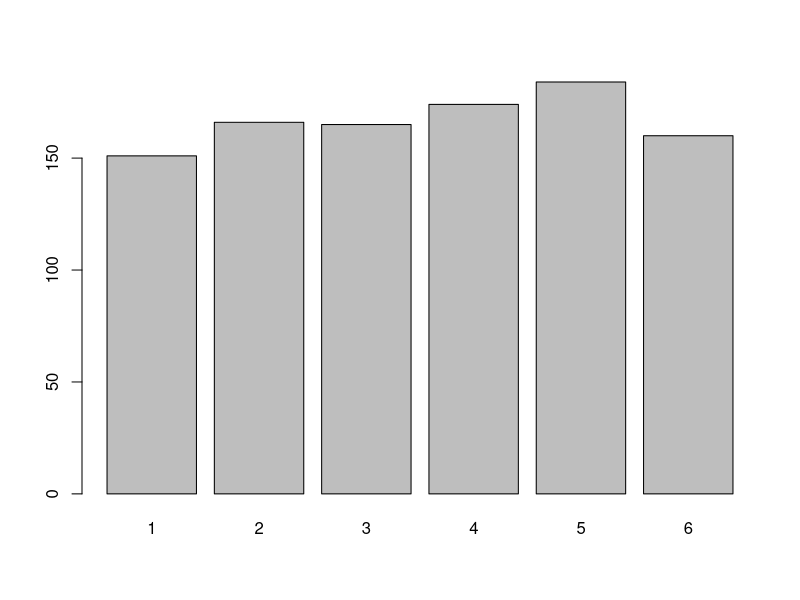
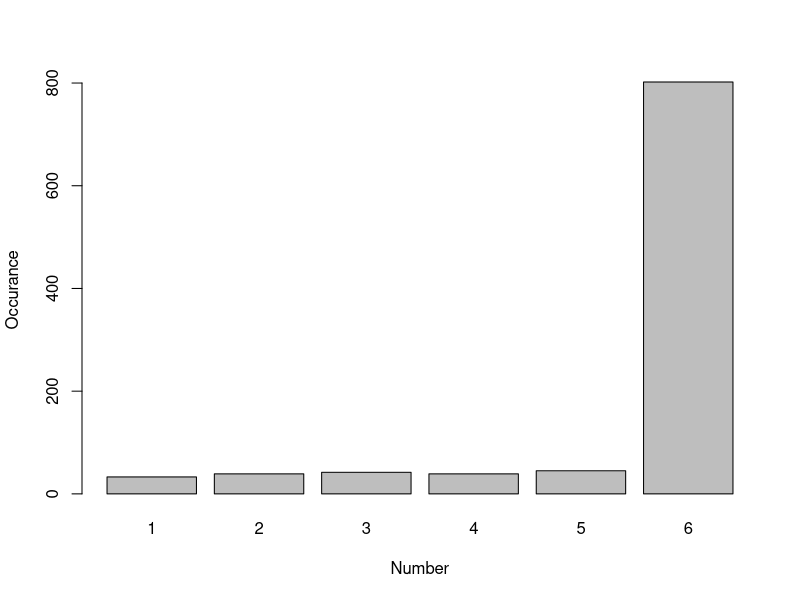
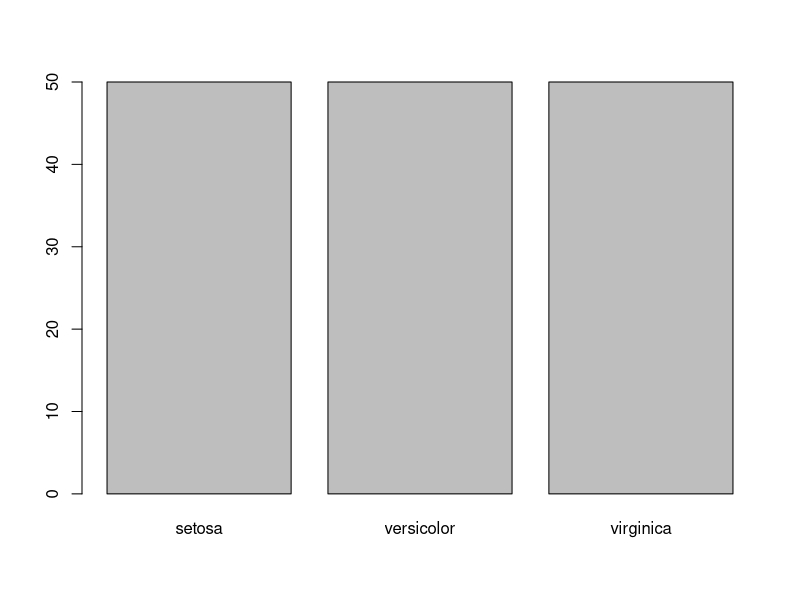
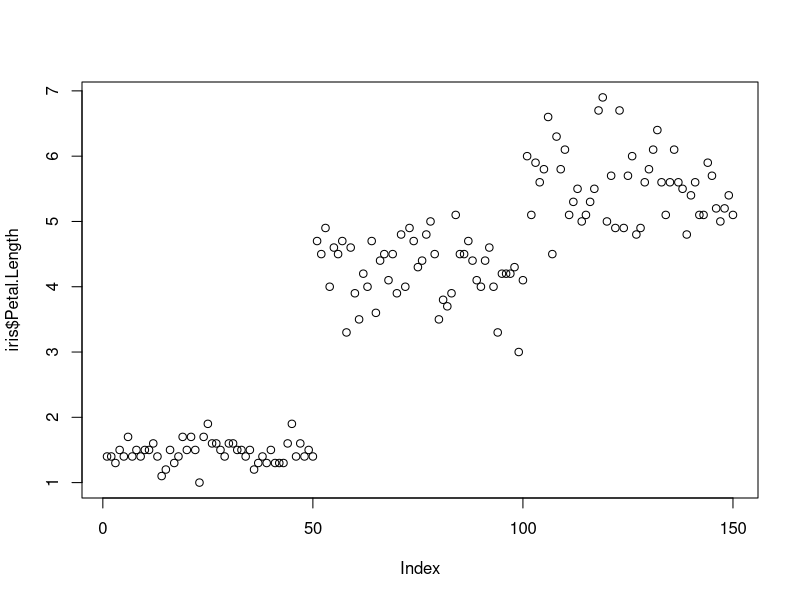
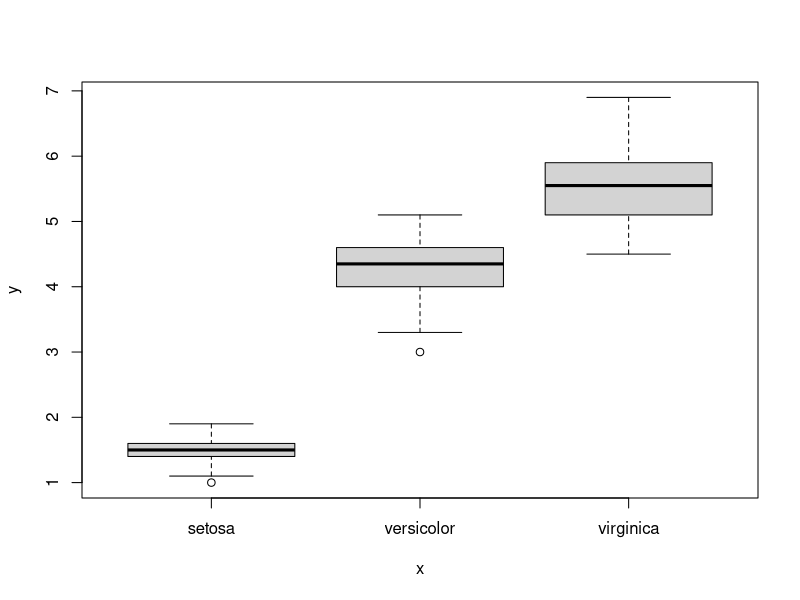
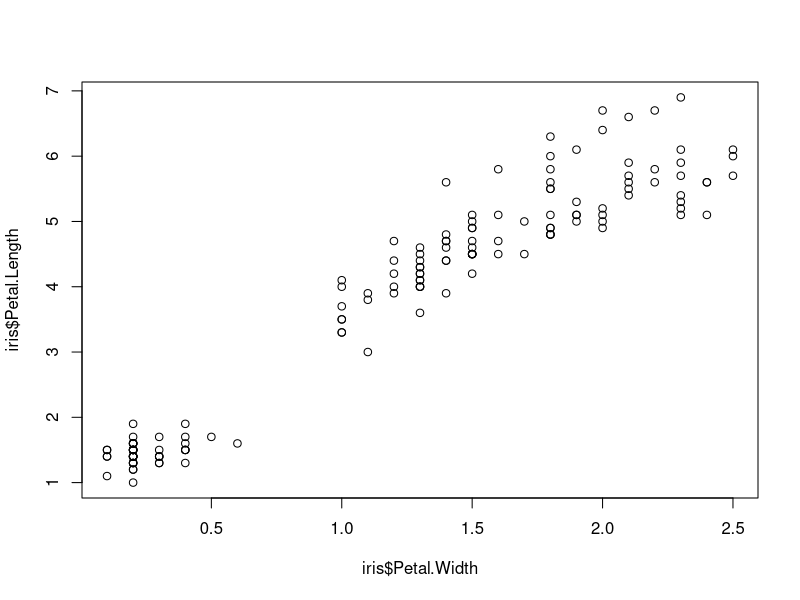
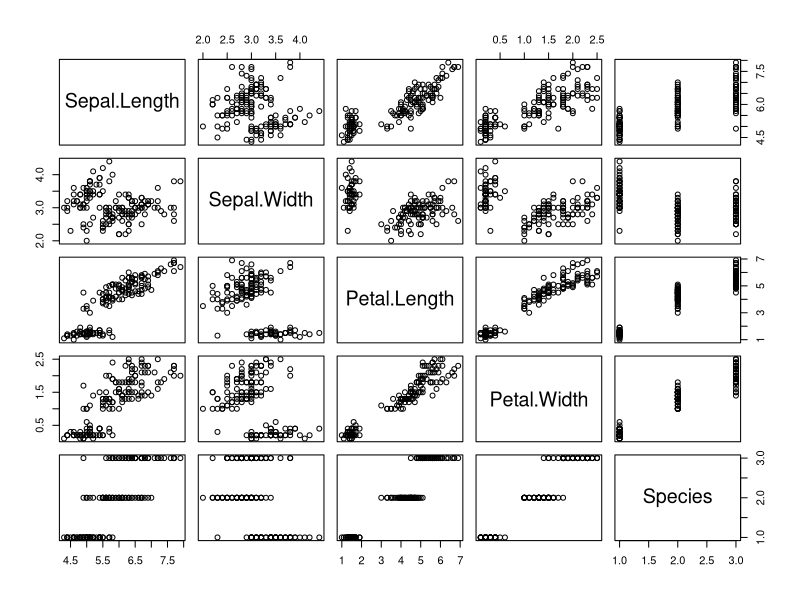
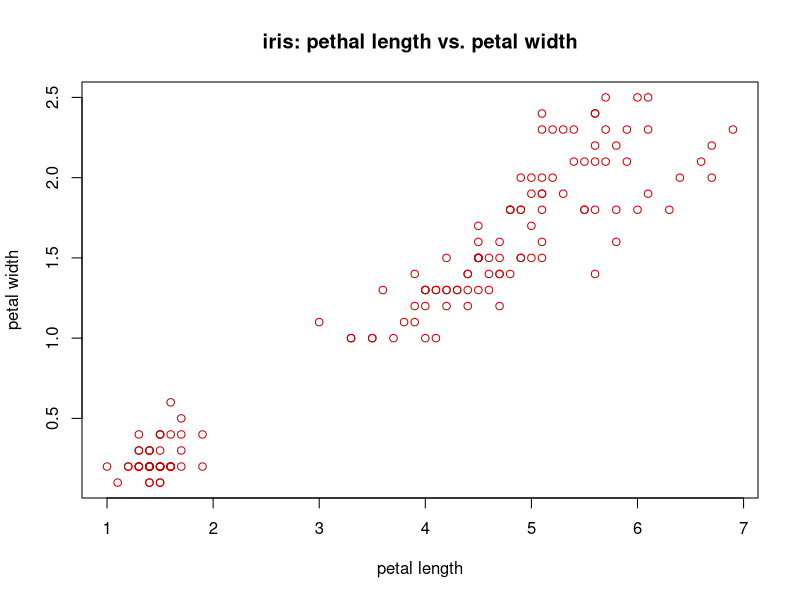

These charts were generated, in order, by the following R code:
#R_general_cheat-sheet

#Shortcuts
#alt + minus = <-

#PROBABILITY________________________________________________________________####

#sample
set.seed(4) #set seed to identify errors
x <- sample(6, 1000, replace = TRUE) #draw randint out of 6, 1000x, with replacing
barplot(table(x))

#assign 80% probability to the number 6
x <- sample(6, 1000, replace = TRUE, c(rep(0.2 / 5, 5),0.80))
barplot(table(x),
        xlab = "Number",
        ylab = "Occurance")

#for loop: Draw two spheres out of 4 without replacing them, repeat 10x
for (i in 1:10){
  print(sample(x = c("r", "g", "b", "o"), size = 2, replace = FALSE))}

#
n <- 50000
system.time({
  w <- NULL
  for (i in 1:n) {
    w <- rbind(w, sample(1:6, 2, TRUE))
  }
})

#Introduction to basic graphing

#default plot command:
# basic x-y plotting
# adapts to data types and number of varialbes
#####

#load basic R dataset
library(datasets)

#look at the first few lines
head(iris)

#get information on commands or datasets
?iris

#plotting
plot(iris$Species) #plot categorical variable
plot(iris$Petal.Length) #plot quantitative variable
plot(iris$Species, iris$Petal.Length) #cat x quant
plot(iris$Petal.Width, iris$Petal.Length) #quant x quant
plot(iris) #matrix for holistic overview

#plotting with options
plot(iris$Petal.Length, iris$Petal.Width,
     col = "#cc0000", #hex code for red
     main = "iris: pethal length vs. petal width", #header
     xlab = "petal length", #x axis lable
     ylab = "petal width" #y axis lable
)

#plot formulas
plot(sin, 0, 2 * pi,
     lwd = 5, #line width
     col = "blue",
     main = "sine curve"
)
plot(dnorm, -pi, pi, 
     lwd = 10,
     main = "standard normal distribution",
     xlab = "z-scores",
     ylab = "density",
     col = "green"
)
plot(exp, 0, 8)


#####

#bar charts - simple is good
#bar charts are the most simple graphics
#for the most simple data
#####
?mtcars
head(mtcars)

#bar chart
barplot(mtcars$cyl) #doesn't work
cylinders <- table(mtcars$cyl) #create table and assign it to variable
barplot(cylinders)
#####

